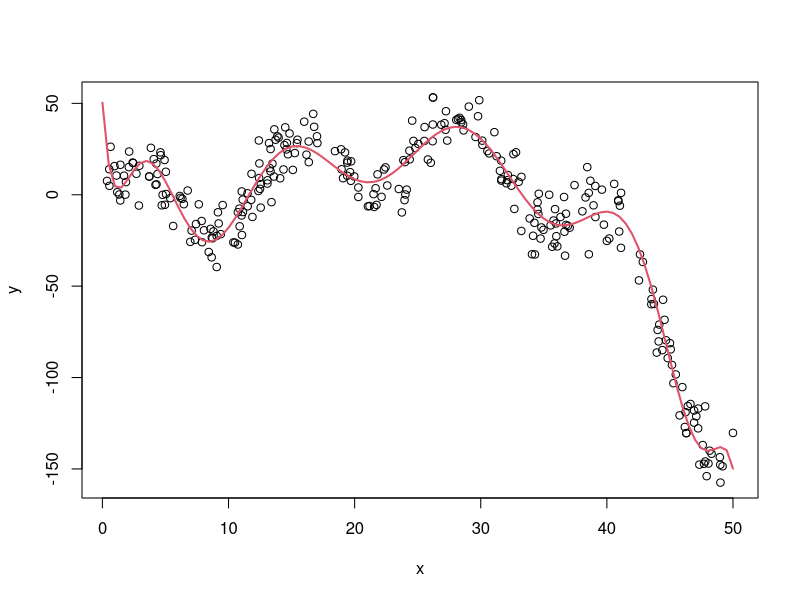
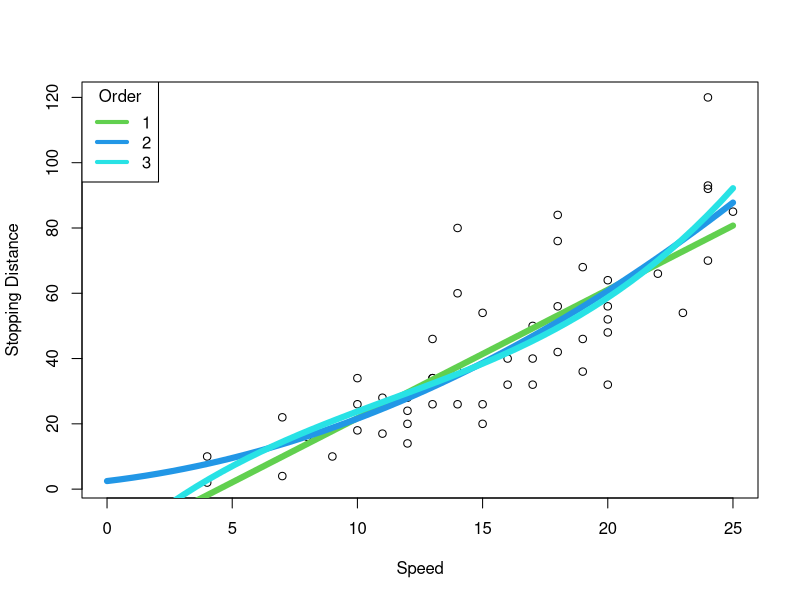
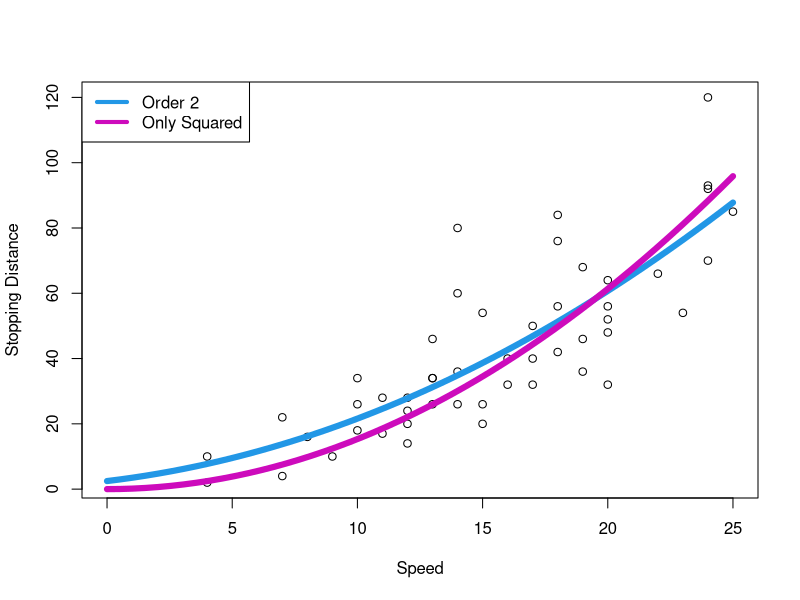
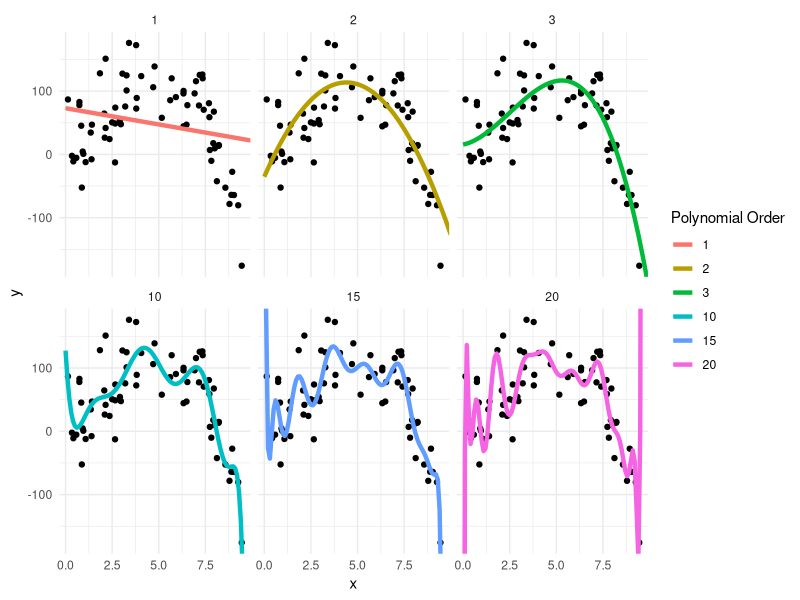

The R script that drew these images, in order:
## ---- chunk 1
#| include: false
set.seed(2112)
## ---- chunk 2
#| include: false
set.seed(2112)
## ---- chunk 3
#| echo: false
#| fig-height: 4
#| fig-width: 4.5
x <- runif(300, 0, 50)
y <- 2 + 0.2*x^2 - 8 * log(x) - 0.005*x^3 + 20*sin(x/2) + rnorm(300, 0, 10)
plot(x, y)

xseq <- seq(0, 50, 0.5)
lines(xseq, 
    predict(lm(y ~ poly(x, 12)), newdata = list(x = xseq)),
    col = 2, lwd = 2)
## ---- chunk 4
#| echo: false
#| fig-height: 4
#| fig-width: 4.5
plot(dist ~ speed, data = cars,
    xlab = "Speed", ylab = "Stopping Distance",
    xlim = c(0, max(cars$speed)))
xseq <- seq(0, max(cars$speed), length.out = 50)

y1 <- predict(lm(dist ~ poly(speed, 1), data = cars), newdata = list(speed = xseq))
y2 <- predict(lm(dist ~ poly(speed, 2), data = cars), newdata = list(speed = xseq))
y3 <- predict(lm(dist ~ poly(speed, 3), data = cars), newdata = list(speed = xseq))

lines(xseq, y1, col = 3, lwd = 6)
lines(xseq, y2, col = 4, lwd = 6)
lines(xseq, y3, col = 5, lwd = 6)
legend("topleft", legend = 1:3, col = 1:3 + 2, lwd = 4, title = "Order")
## ---- chunk 5
#| echo: true
X <- data.frame(dist = cars$dist, x1 = cars$speed, x2 = cars$speed^2, 
    x3 = cars$speed^3, x4 = cars$speed^4)
lm(dist ~ ., data = X) |> anova()
## ---- chunk 6
#| echo: false
#| fig-height: 4
#| fig-width: 4.5
plot(dist ~ speed, data = cars,
    xlab = "Speed", ylab = "Stopping Distance",
    xlim = c(0, max(cars$speed)))
xseq <- seq(0, max(cars$speed), length.out = 50)

y2 <- predict(lm(dist ~ poly(speed, 2), data = cars), newdata = list(speed = xseq))
y20 <- predict(lm(dist ~ -1 + I(speed^2), data = cars), newdata = list(speed = xseq))

lines(xseq, y2, col = 4, lwd = 6)
lines(xseq, y20, col = 6, lwd = 6)
legend("topleft", legend = c("Order 2", "Only Squared"), col = c(4,6), lwd = 4)
## ---- chunk 7
#| echo: true
X <- data.frame(dist = cars$dist, x1 = cars$speed, x2 = cars$speed^2, 
    x3 = cars$speed^3, x4 = cars$speed^4)
m1 <- lm(dist ~ x1 + x2, data = X)
m2 <- lm(dist ~ -1 + x2, data = X)
anova(m2, m1)
## ---- chunk 8
#| echo: false
#| fig-height: 3
#| fig-width: 7
library(dplyr)
library(ggplot2)
set.seed(2112)

true_y <- function(x) 2 + 25*x + 5*x^2 - x^3 
epsilon <- function(n) rnorm(n, 0, 40)
xseq <- seq(0, 10, by = 0.1)
poly_orders <- c(1,2,3,10,15,20)

xtrain <- runif(70, 0, 10)
ytrain <- true_y(xtrain) + epsilon(length(xtrain))

for(poly_order in poly_orders) {
    ylm <- lm(ytrain ~ poly(xtrain, degree = poly_order))
    ypred <- predict(ylm, newdata = data.frame(xtrain = xseq))
    i_df <- data.frame(xtrain = xseq, ytrain = ypred, order = poly_order)
    if(poly_order == poly_orders[1]) {
        res_df <- i_df
    } else {
        res_df <- bind_rows(res_df, i_df)
    }
}

for (i in 1:length(poly_orders)) {
    if(i == 1) {
        df <- data.frame(x = xtrain, y = ytrain, order = poly_orders[i])
    } else {
        df2 <- data.frame(x = xtrain, y = ytrain, order = poly_orders[i])
        df <- bind_rows(df, df2)
    }
}

ggplot() + theme_minimal() +
    geom_point(data = df, mapping = aes(x = x, y = y)) +
    geom_line(data = res_df, 
        mapping = aes(x = xtrain, y = ytrain, colour = factor(order)),
        size = 1.5) +
    coord_cartesian(xlim = range(xtrain), ylim = range(ytrain)) +
    #scale_colour_viridis_d(option = "plasma", end = 0.75) +
    labs(x = "x", y = "y",
        colour = "Polynomial Order") +
    facet_wrap(~ order)

